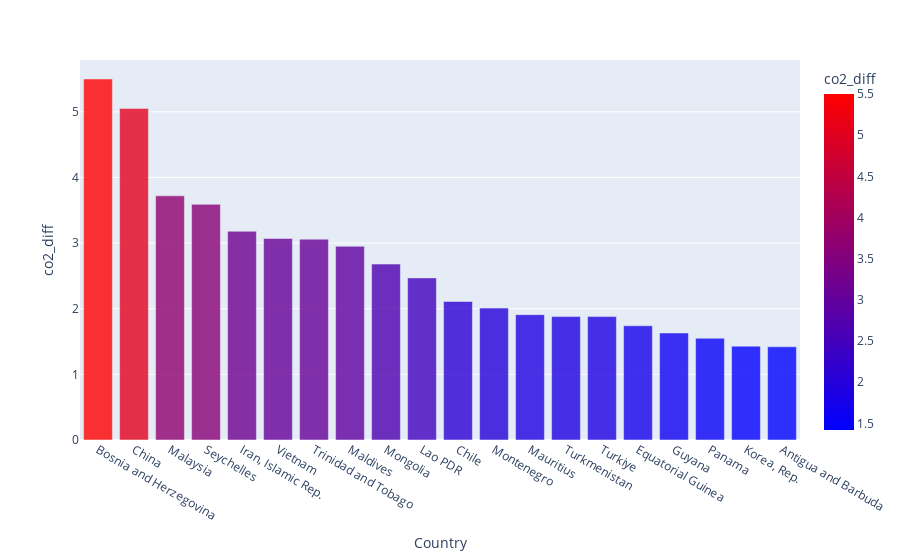
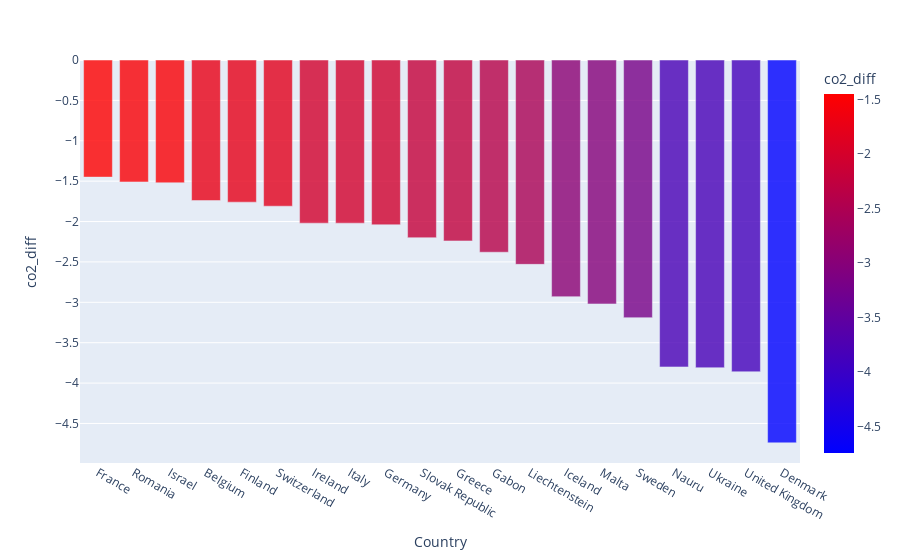
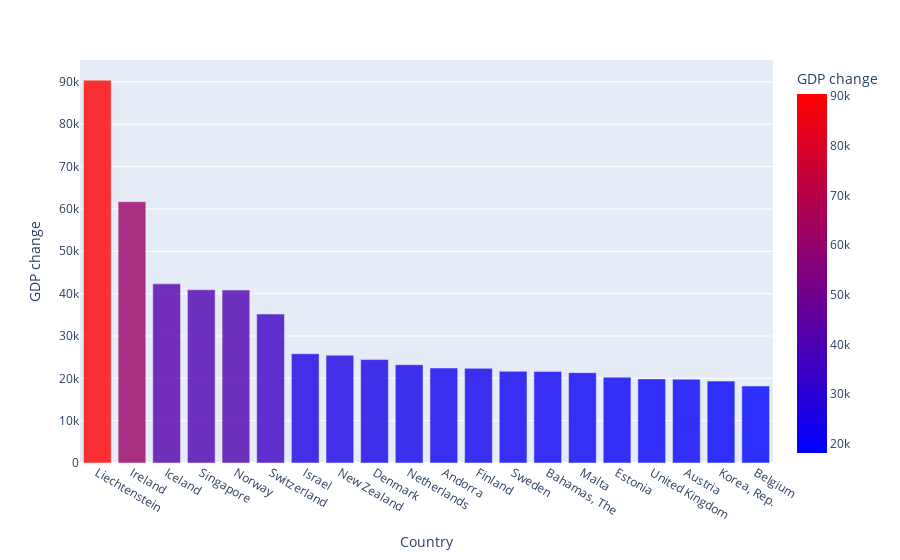
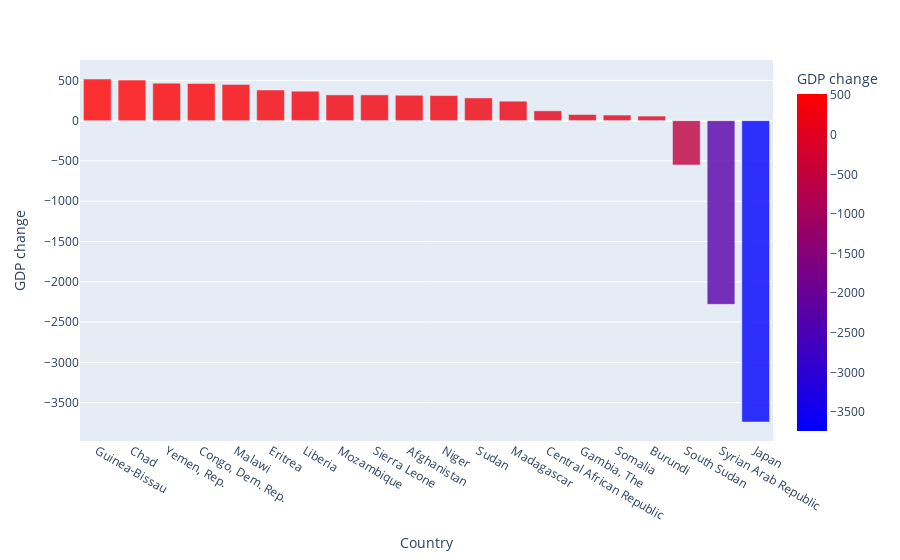

Notebook code for these charts, in order:
### Code cell
# global yearly stats:
# - average, min, max temperature per year 
# - date and location (city/country/region) of lowest temperature during this year
# - date and location (city/country/region) of highest temperature during this year

df = df.sort_values(by=['co2_diff'], ascending=False)
# hottest cities graph
table = px.bar(df.head(20),
                      x='Country',
                      y='co2_diff',
                      color='co2_diff',
                      color_continuous_scale=['blue','red'],
                      hover_data=['Country', 'co2_diff'],
                      opacity=0.8)

table.show()

table2 = px.bar(df.tail(20),
                      x='Country',
                      y='co2_diff',
                      color='co2_diff',
                      color_continuous_scale=['blue','red'],
                      hover_data=['Country', 'co2_diff'],
                      opacity=0.8)

table2.show()

df = df.sort_values(by=['income_diff'], ascending=False)

table = px.bar(df.head(20),
                      x='Country',
                      y='income_diff',
                      color='income_diff',
                      labels={
                          "income_diff": "GDP change",
                          "Country": "Country",
                      },
                      color_continuous_scale=['blue','red'],
                      hover_data=['Country', 'income_diff'],
                      opacity=0.8)

table.show()

table2 = px.bar(df.tail(20),
                      x='Country',
                      y='income_diff',
                      color='income_diff',
                      labels={
                          "income_diff": "GDP change",
                          "Country": "Country",
                      },
                      color_continuous_scale=['blue','red'],
                      hover_data=['Country', 'income_diff'],
                      opacity=0.8)


table2.show()

### Figure 1 — Plotly figure (JSON) as saved in the notebook; plotly's stock layout.template omitted (floating-point values rounded to 4 significant figures)
{"data": [{"alignmentgroup": "True", "hovertemplate": "Country=%{x}<br>co2_diff=%{marker.color}<extra></extra>", "legendgroup": "", "marker": {"color": [5.5, 5.05, 3.72, 3.59, 3.18, 3.07, 3.06, 2.95, 2.68, 2.47, 2.11, 2.01, 1.91, 1.88, 1.88, 1.74, 1.63, 1.55, 1.43, 1.42], "coloraxis": "coloraxis", "opacity": 0.8, "pattern": {"shape": ""}}, "name": "", "offsetgroup": "", "orientation": "v", "showlegend": false, "textposition": "auto", "type": "bar", "x": ["Bosnia and Herzegovina", "China", "Malaysia", "Seychelles", "Iran, Islamic Rep.", "Vietnam", "Trinidad and Tobago", "Maldives", "Mongolia", "Lao PDR", "Chile", "Montenegro", "Mauritius", "Turkmenistan", "Turkiye", "Equatorial Guinea", "Guyana", "Panama", "Korea, Rep.", "Antigua and Barbuda"], "xaxis": "x", "y": [5.5, 5.05, 3.72, 3.59, 3.18, 3.07, 3.06, 2.95, 2.68, 2.47, 2.11, 2.01, 1.91, 1.88, 1.88, 1.74, 1.63, 1.55, 1.43, 1.42], "yaxis": "y"}], "layout": {"barmode": "relative", "coloraxis": {"colorbar": {"title": {"text": "co2_diff"}}, "colorscale": [[0, "blue"], [1, "red"]]}, "legend": {"tracegroupgap": 0}, "margin": {"t": 60}, "xaxis": {"anchor": "y", "domain": [0, 1], "title": {"text": "Country"}}, "yaxis": {"anchor": "x", "domain": [0, 1], "title": {"text": "co2_diff"}}}}

### Figure 2 — Plotly figure (JSON) as saved in the notebook; plotly's stock layout.template omitted (floating-point values rounded to 4 significant figures)
{"data": [{"alignmentgroup": "True", "hovertemplate": "Country=%{x}<br>co2_diff=%{marker.color}<extra></extra>", "legendgroup": "", "marker": {"color": [-1.45, -1.51, -1.52, -1.74, -1.76, -1.81, -2.02, -2.02, -2.04, -2.2, -2.24, -2.38, -2.53, -2.93, -3.02, -3.19, -3.8, -3.81, -3.86, -4.74], "coloraxis": "coloraxis", "opacity": 0.8, "pattern": {"shape": ""}}, "name": "", "offsetgroup": "", "orientation": "v", "showlegend": false, "textposition": "auto", "type": "bar", "x": ["France", "Romania", "Israel", "Belgium", "Finland", "Switzerland", "Ireland", "Italy", "Germany", "Slovak Republic", "Greece", "Gabon", "Liechtenstein", "Iceland", "Malta", "Sweden", "Nauru", "Ukraine", "United Kingdom", "Denmark"], "xaxis": "x", "y": [-1.45, -1.51, -1.52, -1.74, -1.76, -1.81, -2.02, -2.02, -2.04, -2.2, -2.24, -2.38, -2.53, -2.93, -3.02, -3.19, -3.8, -3.81, -3.86, -4.74], "yaxis": "y"}], "layout": {"barmode": "relative", "coloraxis": {"colorbar": {"title": {"text": "co2_diff"}}, "colorscale": [[0, "blue"], [1, "red"]]}, "legend": {"tracegroupgap": 0}, "margin": {"t": 60}, "xaxis": {"anchor": "y", "domain": [0, 1], "title": {"text": "Country"}}, "yaxis": {"anchor": "x", "domain": [0, 1], "title": {"text": "co2_diff"}}}}

### Figure 3 — Plotly figure (JSON) as saved in the notebook; plotly's stock layout.template omitted (floating-point values rounded to 4 significant figures)
{"data": [{"alignmentgroup": "True", "hovertemplate": "Country=%{x}<br>GDP change=%{marker.color}<extra></extra>", "legendgroup": "", "marker": {"color": [90420.0, 61730.0, 42310.0, 40920.0, 40840.0, 35180.0, 25810.0, 25460.0, 24420.0, 23220.0, 22440.0, 22360.0, 21660.0, 21630.0, 21330.0, 20260.0, 19860.0, 19790.0, 19340.0, 18190.0], "coloraxis": "coloraxis", "opacity": 0.8, "pattern": {"shape": ""}}, "name": "", "offsetgroup": "", "orientation": "v", "showlegend": false, "textposition": "auto", "type": "bar", "x": ["Liechtenstein", "Ireland", "Iceland", "Singapore", "Norway", "Switzerland", "Israel", "New Zealand", "Denmark", "Netherlands", "Andorra", "Finland", "Sweden", "Bahamas, The", "Malta", "Estonia", "United Kingdom", "Austria", "Korea, Rep.", "Belgium"], "xaxis": "x", "y": [90420.0, 61730.0, 42310.0, 40920.0, 40840.0, 35180.0, 25810.0, 25460.0, 24420.0, 23220.0, 22440.0, 22360.0, 21660.0, 21630.0, 21330.0, 20260.0, 19860.0, 19790.0, 19340.0, 18190.0], "yaxis": "y"}], "layout": {"barmode": "relative", "coloraxis": {"colorbar": {"title": {"text": "GDP change"}}, "colorscale": [[0, "blue"], [1, "red"]]}, "legend": {"tracegroupgap": 0}, "margin": {"t": 60}, "xaxis": {"anchor": "y", "domain": [0, 1], "title": {"text": "Country"}}, "yaxis": {"anchor": "x", "domain": [0, 1], "title": {"text": "GDP change"}}}}

### Figure 4 — Plotly figure (JSON) as saved in the notebook; plotly's stock layout.template omitted (floating-point values rounded to 4 significant figures)
{"data": [{"alignmentgroup": "True", "hovertemplate": "Country=%{x}<br>GDP change=%{marker.color}<extra></extra>", "legendgroup": "", "marker": {"color": [516.2, 503.3, 465.0, 460.8, 449.9, 380.3, 365.5, 319.5, 319.4, 314.8, 311.5, 281.9, 241.4, 122.0, 76.06, 69.23, 56.76, -549.8, -2280.0, -3740.0], "coloraxis": "coloraxis", "opacity": 0.8, "pattern": {"shape": ""}}, "name": "", "offsetgroup": "", "orientation": "v", "showlegend": false, "textposition": "auto", "type": "bar", "x": ["Guinea-Bissau", "Chad", "Yemen, Rep.", "Congo, Dem. Rep.", "Malawi", "Eritrea", "Liberia", "Mozambique", "Sierra Leone", "Afghanistan", "Niger", "Sudan", "Madagascar", "Central African Republic", "Gambia, The", "Somalia", "Burundi", "South Sudan", "Syrian Arab Republic", "Japan"], "xaxis": "x", "y": [516.2, 503.3, 465.0, 460.8, 449.9, 380.3, 365.5, 319.5, 319.4, 314.8, 311.5, 281.9, 241.4, 122.0, 76.06, 69.23, 56.76, -549.8, -2280.0, -3740.0], "yaxis": "y"}], "layout": {"barmode": "relative", "coloraxis": {"colorbar": {"title": {"text": "GDP change"}}, "colorscale": [[0, "blue"], [1, "red"]]}, "legend": {"tracegroupgap": 0}, "margin": {"t": 60}, "xaxis": {"anchor": "y", "domain": [0, 1], "title": {"text": "Country"}}, "yaxis": {"anchor": "x", "domain": [0, 1], "title": {"text": "GDP change"}}}}
